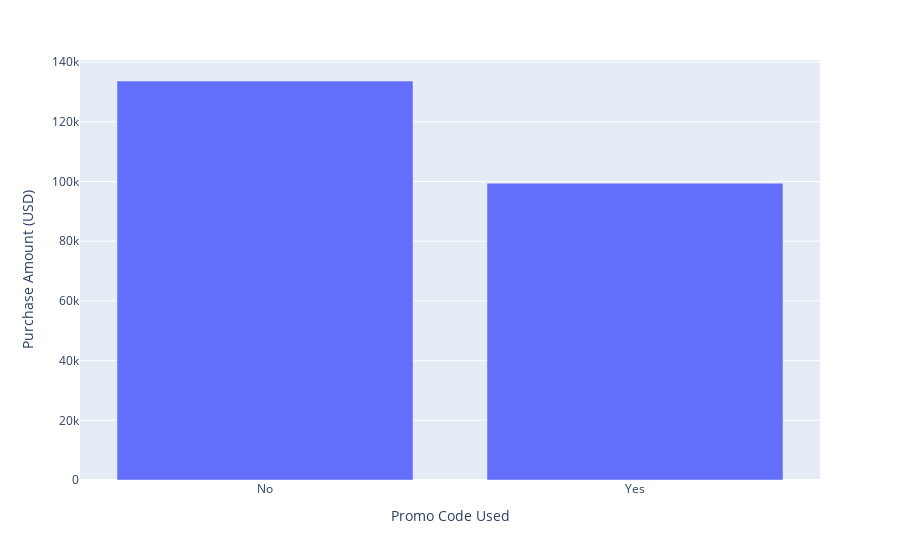

This figure's notebook cell:
### Markdown cell above
### Code Explanation: Modifying Colors in a Bar Chart to Visualize Purchase Amount by Promo Code Used

The following code creates a bar chart to visualize the total `Purchase Amount (USD)` for each `Promo Code Used` category, with distinct colors for each category.

### Code cell
fig  =  px.bar(shop_groupby , x= 'Promo Code Used' , y = 'Purchase Amount (USD)')
fig.show()

### Figure 1 — Plotly figure (JSON) as saved in the notebook; plotly's stock layout.template omitted (floating-point values rounded to 4 significant figures)
{"data": [{"alignmentgroup": "True", "hovertemplate": "Promo Code Used=%{x}<br>Purchase Amount (USD)=%{y}<extra></extra>", "legendgroup": "", "marker": {"color": "#636efa", "pattern": {"shape": ""}}, "name": "", "offsetgroup": "", "orientation": "v", "showlegend": false, "textposition": "auto", "type": "bar", "x": ["No", "Yes"], "xaxis": "x", "y": [133670, 99411], "yaxis": "y"}], "layout": {"barmode": "relative", "legend": {"tracegroupgap": 0}, "margin": {"t": 60}, "xaxis": {"anchor": "y", "domain": [0, 1], "title": {"text": "Promo Code Used"}}, "yaxis": {"anchor": "x", "domain": [0, 1], "title": {"text": "Purchase Amount (USD)"}}}}
